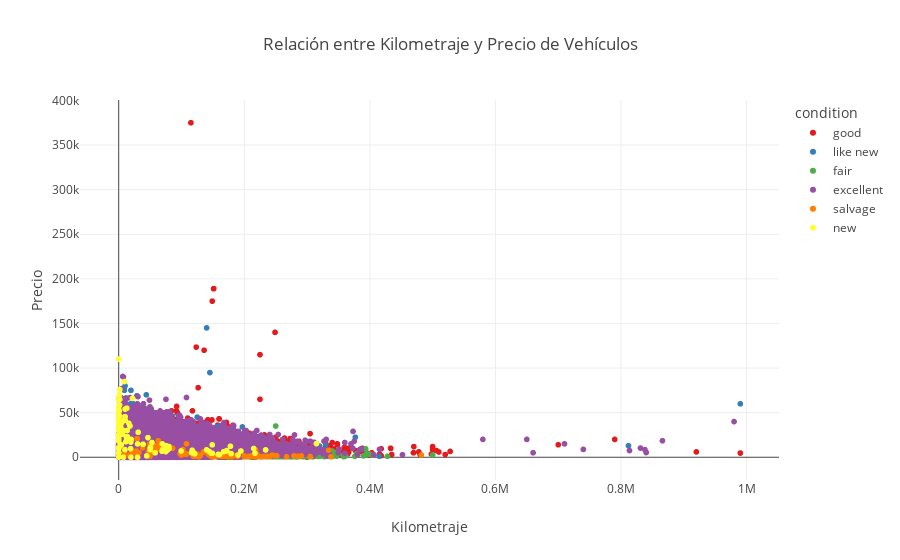

The code cell stored with this chart in its notebook:
### Code cell
# Leer los datos
car_data = pd.read_csv('vehicles_us.csv')

# Crear un gráfico de dispersión con colores según la condición del vehículo
fig = px.scatter(
    car_data, 
    x="odometer", 
    y="price", 
    color="condition",  # Colorea los puntos según la condición del auto
    title="Relación entre Kilometraje y Precio de Vehículos",
    labels={"odometer": "Kilometraje", "price": "Precio"},
    color_discrete_sequence=px.colors.qualitative.Set1  # Paleta de colores llamativa
)

# Mostrar el gráfico
fig.show()

### Figure 1 — Plotly figure (JSON) as saved in the notebook; plotly's stock layout.template omitted (floating-point values rounded to 4 significant figures; data arrays with more than 128 entries replaced by an {"elided": "..."} marker saying what was removed)
{"data": [{"hovertemplate": "condition=good<br>Kilometraje=%{x}<br>Precio=%{y}<extra></extra>", "legendgroup": "good", "marker": {"color": "rgb(228,26,28)", "symbol": "circle"}, "mode": "markers", "name": "good", "showlegend": true, "type": "scattergl", "x": {"elided": "20145 float values"}, "xaxis": "x", "y": {"elided": "20145 int values"}, "yaxis": "y"}, {"hovertemplate": "condition=like new<br>Kilometraje=%{x}<br>Precio=%{y}<extra></extra>", "legendgroup": "like new", "marker": {"color": "rgb(55,126,184)", "symbol": "circle"}, "mode": "markers", "name": "like new", "showlegend": true, "type": "scattergl", "x": {"elided": "4742 float values"}, "xaxis": "x", "y": {"elided": "4742 int values"}, "yaxis": "y"}, {"hovertemplate": "condition=fair<br>Kilometraje=%{x}<br>Precio=%{y}<extra></extra>", "legendgroup": "fair", "marker": {"color": "rgb(77,175,74)", "symbol": "circle"}, "mode": "markers", "name": "fair", "showlegend": true, "type": "scattergl", "x": {"elided": "1607 float values"}, "xaxis": "x", "y": {"elided": "1607 int values"}, "yaxis": "y"}, {"hovertemplate": "condition=excellent<br>Kilometraje=%{x}<br>Precio=%{y}<extra></extra>", "legendgroup": "excellent", "marker": {"color": "rgb(152,78,163)", "symbol": "circle"}, "mode": "markers", "name": "excellent", "showlegend": true, "type": "scattergl", "x": {"elided": "24773 float values"}, "xaxis": "x", "y": {"elided": "24773 int values"}, "yaxis": "y"}, {"hovertemplate": "condition=salvage<br>Kilometraje=%{x}<br>Precio=%{y}<extra></extra>", "legendgroup": "salvage", "marker": {"color": "rgb(255,127,0)", "symbol": "circle"}, "mode": "markers", "name": "salvage", "showlegend": true, "type": "scattergl", "x": [216300.0, 285000.0, 120000.0, 164200.0, 229700.0, 175000.0, 334200.0, 482000.0, 249000.0, 154100.0, 251900.0, 219700.0, 218000.0, 128000.0, 221200.0, 64050.0, NaN, NaN, 108000.0, 142000.0, 57500.0, 0.0, 63000.0, 38000.0, 116600.0, 0.0, NaN, 9621.0, 97800.0, NaN, 150000.0, 17080.0, 48500.0, 130200.0, 200000.0, 8900.0, NaN, 174000.0, 63400.0, 305000.0, 108000.0, 167000.0, 279000.0, NaN, 240500.0, 38000.0, 86000.0, 210000.0, 50000.0, 108000.0, 221000.0, 29330.0, 60920.0, NaN, 53890.0, 143300.0, 189000.0, NaN, 163000.0, 244400.0, 189400.0, 180000.0, NaN, 119000.0, 9621.0, 180800.0, 105000.0, 235300.0, 125000.0, 24500.0, 29330.0, 60920.0, 102200.0, NaN, 140200.0, NaN, 49680.0, 146000.0, 135000.0, 100000.0, 200000.0, 47000.0, 148000.0, NaN, 190000.0, 153000.0, 149000.0, 168000.0, 163.0, 201000.0, 28000.0, 124000.0, 291000.0, NaN, 102600.0, 338000.0, NaN, 212500.0, NaN, 32320.0, NaN, 180000.0, 54000.0, 158700.0, 100.0, 49000.0, 267400.0, 173000.0, 207000.0, 238200.0, 225000.0, 106300.0, 20000.0, NaN, 181500.0], "xaxis": "x", "y": [600, 1000, 5500, 999, 850, 5000, 8000, 2500, 1800, 1000, 1500, 1800, 8000, 580, 2700, 11000, 800, 800, 3800, 4100, 12900, 400, 18500, 13500, 5500, 900, 850, 4500, 3750, 22000, 800, 1700, 9450, 2000, 1500, 5000, 4000, 800, 13000, 800, 15000, 2950, 1500, 3500, 800, 10700, 9975, 1400, 1200, 3500, 800, 20750, 8750, 13200, 6750, 2950, 2495, 2400, 2700, 2500, 800, 1200, 1200, 1000, 4500, 500, 4700, 1000, 3500, 5200, 20750, 8750, 8725, 750, 5000, 1700, 3000, 3000, 6000, 2500, 700, 5990, 500, 2500, 2250, 650, 700, 1000, 1900, 600, 7000, 1000, 1500, 7000, 4800, 500, 2000, 700, 3000, 5000, 7000, 450, 9900, 1500, 5000, 14500, 500, 1500, 1000, 850, 500, 3500, 5000, 2900, 2700], "yaxis": "y"}, {"hovertemplate": "condition=new<br>Kilometraje=%{x}<br>Precio=%{y}<extra></extra>", "legendgroup": "new", "marker": {"color": "rgb(255,255,51)", "symbol": "circle"}, "mode": "markers", "name": "new", "showlegend": true, "type": "scattergl", "x": {"elided": "143 float values"}, "xaxis": "x", "y": {"elided": "143 int values"}, "yaxis": "y"}], "layout": {"legend": {"title": {"text": "condition"}, "tracegroupgap": 0}, "title": {"text": "Relación entre Kilometraje y Precio de Vehículos"}, "xaxis": {"anchor": "y", "domain": [0, 1], "title": {"text": "Kilometraje"}}, "yaxis": {"anchor": "x", "domain": [0, 1], "title": {"text": "Precio"}}}}
